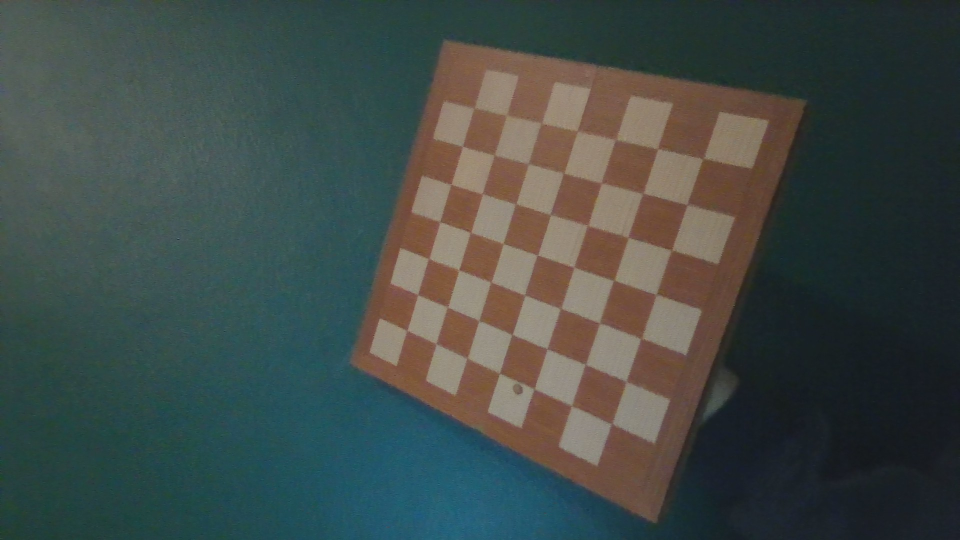
#> input picture Lab_Project/data/camera_00.jpg, 1920 x 1080 px, found by its file name (shown at 1/2 size); its folder holds 4 pictures in this run
$ python calibration.py
#> lines starting #> are read from the running program, lines starting #| are printed output that depends on the picture
import os
import glob
import copy
import imageio
import numpy as np
from typing import List
import cv2


def show_image(img: np.array, img_name: str = "Image"):
    cv2.imshow(img_name, img)
    cv2.waitKey(0)
    cv2.destroyAllWindows()


def write_image(output_folder: str, img_name: str, img: np.array):
    os.makedirs(output_folder, exist_ok=True)
    img_path = os.path.join(output_folder, img_name)
    cv2.imwrite(img_path, img)


def load_images(filenames: List) -> List:
    return [imageio.imread(filename) for filename in filenames]


def get_chessboard_points(chessboard_shape, dx, dy):
    points = []
    for j in range(chessboard_shape[0]):
        for i in range(chessboard_shape[1]):
            x = i * dx
            y = j * dy
            z = 0.0
            points.append([x, y, z])

    return np.array(points, dtype=np.float32)


imgs_path = []
path = "data/"
imgs_path = []
for j in range(9):
    imgs_path.append(path + 'camera_0' + str(j) + '.jpg')
print(imgs_path)
imgs = load_images(imgs_path)
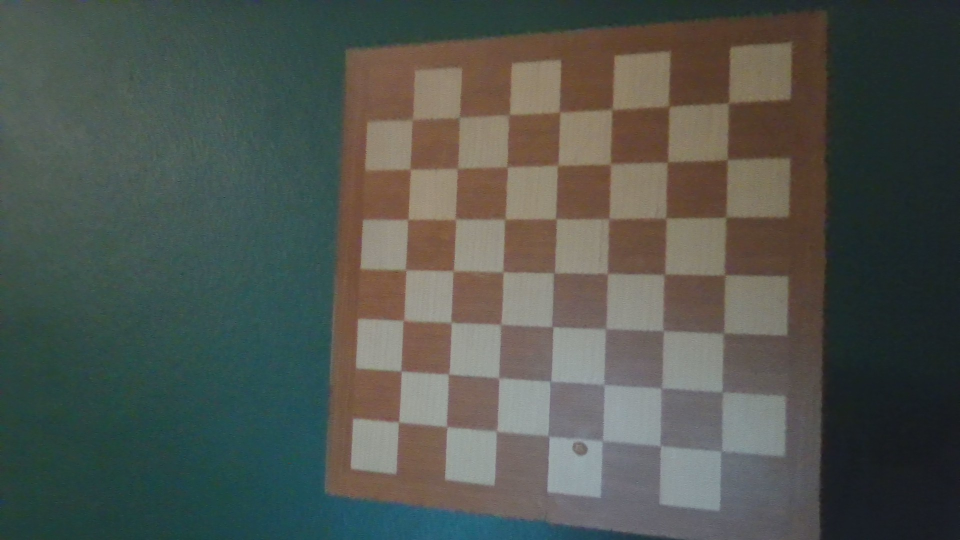
#> input picture Lab_Project/data/camera_01.jpg, 1920 x 1080 px, found by its file name (shown at 1/2 size)
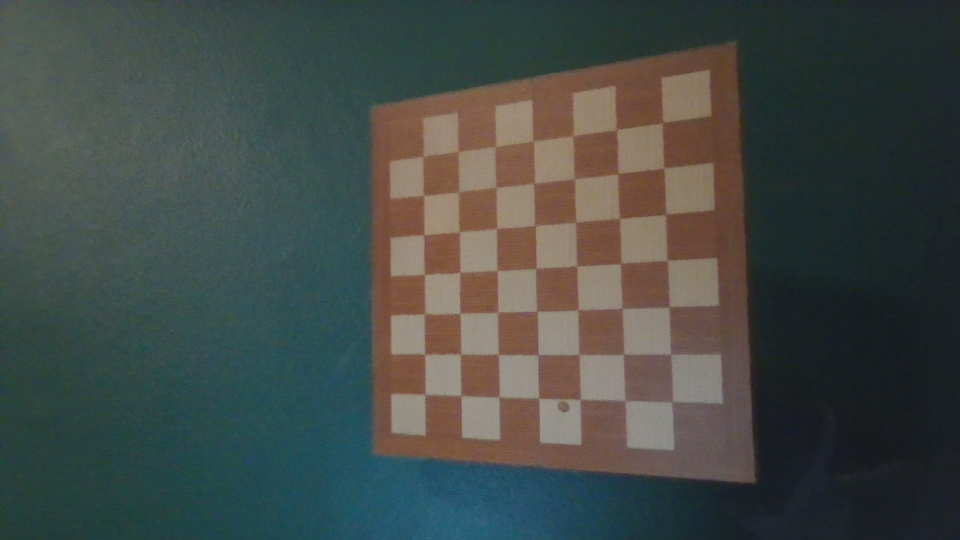
#> input picture Lab_Project/data/camera_02.jpg, 1920 x 1080 px, found by its file name (shown at 1/2 size)
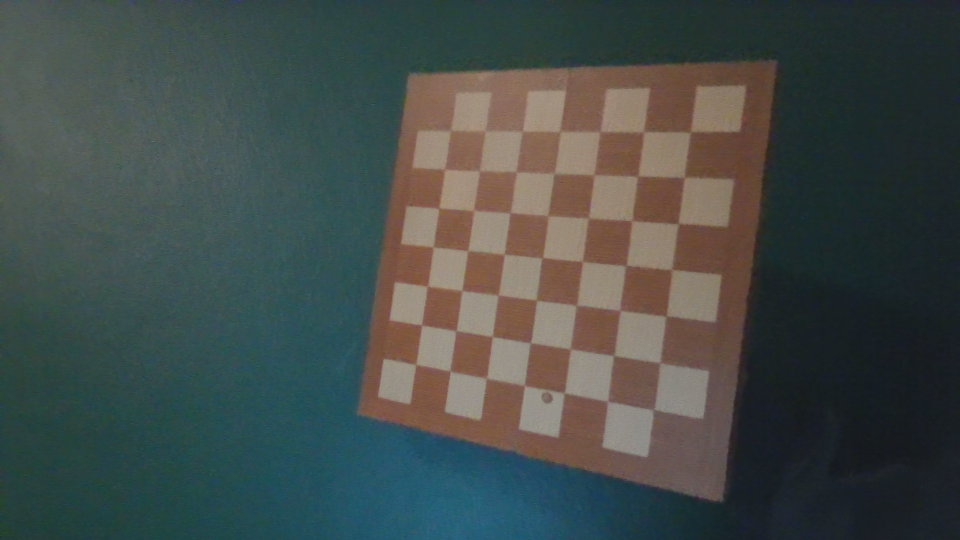
#> input picture Lab_Project/data/camera_03.jpg, 1920 x 1080 px, found by its file name (shown at 1/2 size)
#> (the run stopped early here; a loop or call above may not have finished)
